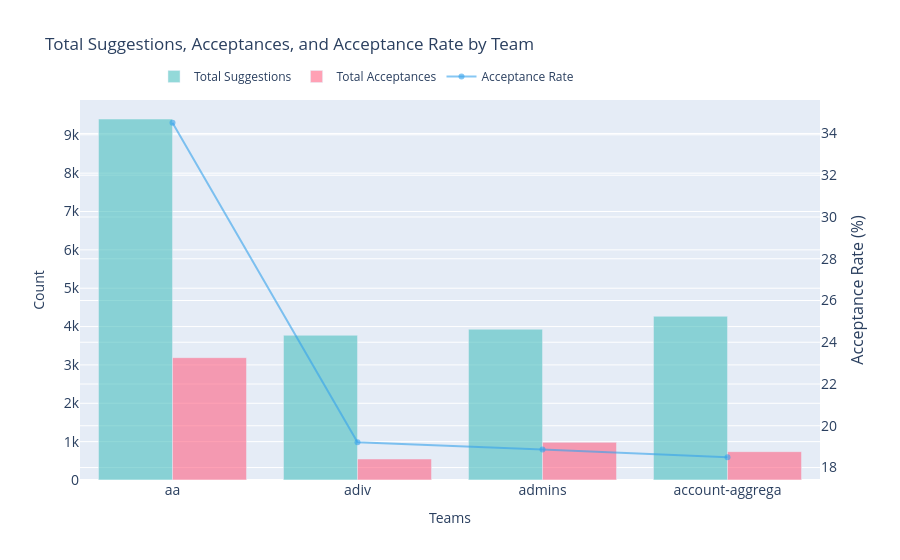

Notebook source saved alongside this figure:
### Code cell
import plotly.graph_objects as go

# Calculate the acceptance rate
metrics_df["acceptance_rate"] = (metrics_df["total_acceptances_count"] / metrics_df["total_suggestions_count"]) * 100

# Fix team_tag column if it too long
metrics_df["team_tag"] = metrics_df["team_tag"].apply(lambda x: x[:15])

# Aggregate the data by team
team_metrics = metrics_df.groupby('team_tag').agg({
    'total_suggestions_count': 'sum',
    'total_acceptances_count': 'sum',
    'acceptance_rate': 'mean'
}).reset_index()

# Sort the DataFrame by acceptance rate
team_metrics_sorted = team_metrics.sort_values(by="acceptance_rate", ascending=False)

# Create a bar chart for total suggestions and acceptances by team_tag
fig = go.Figure()

# Add bar trace for total suggestions
fig.add_trace(go.Bar(
    x=team_metrics_sorted["team_tag"],
    y=team_metrics_sorted["total_suggestions_count"],
    name='Total Suggestions',
    marker_color='rgba(75, 192, 192, 0.6)',
))

# Add bar trace for total acceptances
fig.add_trace(go.Bar(
    x=team_metrics_sorted["team_tag"],
    y=team_metrics_sorted["total_acceptances_count"],
    name='Total Acceptances',
    marker_color='rgba(255, 99, 132, 0.6)',
))

# Add a line chart for the acceptance rate
fig.add_trace(go.Scatter(
    x=team_metrics_sorted["team_tag"],
    y=team_metrics_sorted["acceptance_rate"],
    name='Acceptance Rate',
    marker_color='rgba(54, 162, 235, 0.6)',
    yaxis='y2'
))

# Update layout for dual y-axis
fig.update_layout(
    title='Total Suggestions, Acceptances, and Acceptance Rate by Team',
    xaxis=dict(title="Teams"),
    xaxis_tickfont_size=14,
    yaxis=dict(
        title='Count',
        tickfont_size=14,
    ),
    yaxis2=dict(
        title='Acceptance Rate (%)',
        titlefont_size=16,
        tickfont_size=14,
        overlaying='y',
        side='right'
    ),
    legend=dict(x=0.1, y=1.1, orientation='h'),
    barmode='group',
    # bargap=0.15, # gap between bars of adjacent location coordinates.
    # bargroupgap=0.1 # gap between bars of the same location coordinates.
)

fig.show()

### Figure 1 — Plotly figure (JSON) as saved in the notebook; plotly's stock layout.template omitted (floating-point values rounded to 4 significant figures)
{"data": [{"marker": {"color": "rgba(75, 192, 192, 0.6)"}, "name": "Total Suggestions", "type": "bar", "x": ["aa", "adiv", "admins", "account-aggrega"], "y": [9412, 3774, 3931, 4269]}, {"marker": {"color": "rgba(255, 99, 132, 0.6)"}, "name": "Total Acceptances", "type": "bar", "x": ["aa", "adiv", "admins", "account-aggrega"], "y": [3190, 548, 983, 739]}, {"marker": {"color": "rgba(54, 162, 235, 0.6)"}, "name": "Acceptance Rate", "type": "scatter", "x": ["aa", "adiv", "admins", "account-aggrega"], "y": [34.51, 19.21, 18.87, 18.49], "yaxis": "y2"}], "layout": {"barmode": "group", "legend": {"orientation": "h", "x": 0.1, "y": 1.1}, "title": {"text": "Total Suggestions, Acceptances, and Acceptance Rate by Team"}, "xaxis": {"tickfont": {"size": 14}, "title": {"text": "Teams"}}, "yaxis": {"tickfont": {"size": 14}, "title": {"text": "Count"}}, "yaxis2": {"overlaying": "y", "side": "right", "tickfont": {"size": 14}, "title": {"font": {"size": 16}, "text": "Acceptance Rate (%)"}}}}
